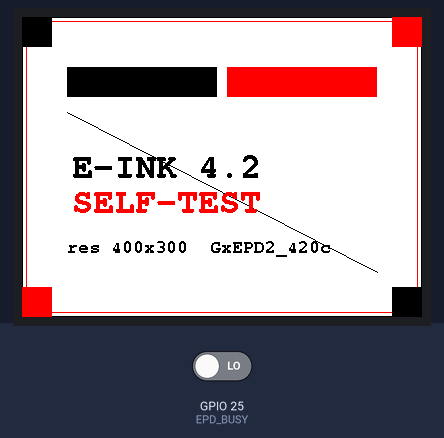
Simulated run of this sketch. Board: ESP32. Shown: 400×300 colour display. The inputs (shaded band) are chosen by the test bench; at power-on: GPIO 25 (EPD_BUSY) LOW. What the sketch prints to the serial monitor is not drawn.

Above: at 15.4 s.

The sketch:

eink_selftest_4in2.ino
```cpp
// E-Ink hardware self-test — 4.2" 3-color (black/white/red), 400x300
// Board: ESP32-DevKitC v4. Panel driver: GxEPD2_420c.
//
// Purpose: prove the kit + panel are healthy. Draws a test pattern that makes
// defects obvious: full-panel border, corner markers, black/red bands, a
// diagonal, and text. If any region is missing, smeared, or a color is dead,
// the panel or the FFC connection is suspect.
//
// Pins (see firmware/shared/pins.h): CS=15 DC=27 RST=26 BUSY=25 SCK=13 MOSI=14

#include <GxEPD2_3C.h>
#include <Fonts/FreeMonoBold18pt7b.h>
#include <Fonts/FreeMonoBold9pt7b.h>
#include <SPI.h>

#define EPD_CS   15
#define EPD_DC   27
#define EPD_RST  26
#define EPD_BUSY 25
#define EPD_SCK  13
#define EPD_MOSI 14

// GxEPD2_420c: 400 x 300, 3-color. Full page fits ESP32 RAM.
GxEPD2_3C<GxEPD2_420c, GxEPD2_420c::HEIGHT> display(
    GxEPD2_420c(EPD_CS, EPD_DC, EPD_RST, EPD_BUSY));

void drawTestPattern() {
  const int W = display.width();
  const int H = display.height();

  display.setFullWindow();
  display.firstPage();
  do {
    display.fillScreen(GxEPD_WHITE);

    // 1) Outer border — reveals edge/scan-line defects.
    display.drawRect(0, 0, W, H, GxEPD_BLACK);
    display.drawRect(4, 4, W - 8, H - 8, GxEPD_RED);

    // 2) Corner solid squares — check all four corners actually update.
    const int c = 30;
    display.fillRect(0, 0, c, c, GxEPD_BLACK);
    display.fillRect(W - c, 0, c, c, GxEPD_RED);
    display.fillRect(0, H - c, c, c, GxEPD_RED);
    display.fillRect(W - c, H - c, c, c, GxEPD_BLACK);

    // 3) Color bands — black band and red band side by side.
    display.fillRect(45, 50, (W - 90) / 2 - 5, 30, GxEPD_BLACK);
    display.fillRect(45 + (W - 90) / 2 + 5, 50, (W - 90) / 2 - 5, 30, GxEPD_RED);

    // 4) Diagonal line — catches missing columns/rows.
    display.drawLine(45, 95, W - 45, H - 45, GxEPD_BLACK);

    // 5) Text in both colors.
    display.setFont(&FreeMonoBold18pt7b);
    display.setTextColor(GxEPD_BLACK);
    display.setCursor(50, 160);
    display.print("E-INK 4.2");
    display.setTextColor(GxEPD_RED);
    display.setCursor(50, 195);
    display.print("SELF-TEST");

    display.setFont(&FreeMonoBold9pt7b);
    display.setTextColor(GxEPD_BLACK);
    display.setCursor(45, 235);
    display.printf("res %dx%d  GxEPD2_420c", W, H);
  } while (display.nextPage());
}

void setup() {
  Serial.begin(115200);
  delay(300);
  Serial.println();
  Serial.println("=== E-Ink 4.2\" self-test ===");
  Serial.printf("BUSY pin (%d) idle level: %d\n", EPD_BUSY, digitalRead(EPD_BUSY));

  SPI.begin(EPD_SCK, -1, EPD_MOSI, EPD_CS);
  display.init(115200);
  Serial.printf("Panel reports: %d x %d\n", display.width(), display.height());

  Serial.println("Drawing test pattern...");
  drawTestPattern();
  Serial.println("Done. Hibernating.");
  display.hibernate();
}

void loop() {}
```
